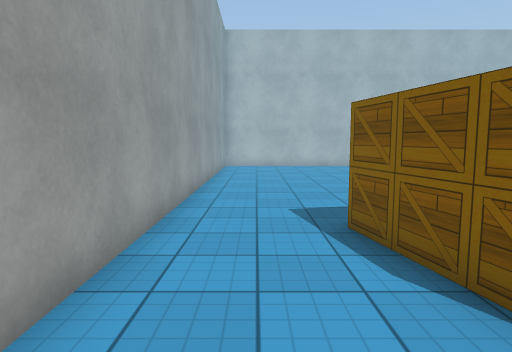
View 1 (above)

16 first-person views from a walk through a scene from a Unity 3-D project. The camera is 1.4 m above the floor, tilts 6° down and sees 75° across. The floor is counted in squares, 1 m on a side. Each view is taken from the middle of a square. On the plan, view 1 faces up. The plan holds only what a view shows up to about 15 squares ahead; the rest is blank. The place goes on beyond the plan. The player character is not drawn. Surface patterns are stand-ins for the level's own textures.

View 2
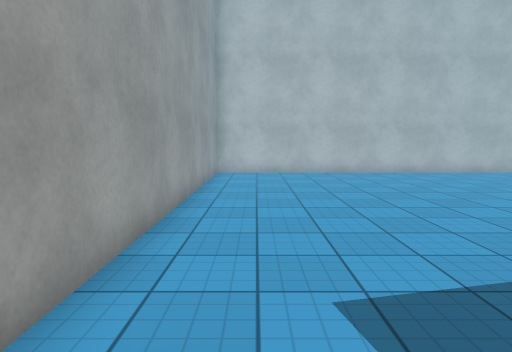

View 3
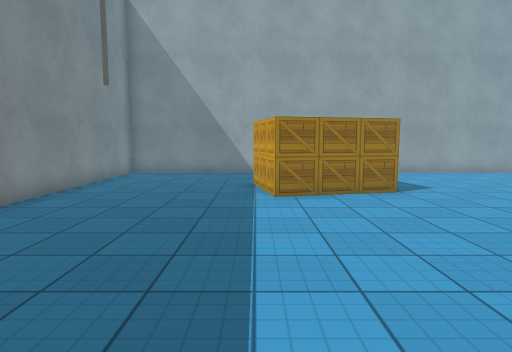

View 4
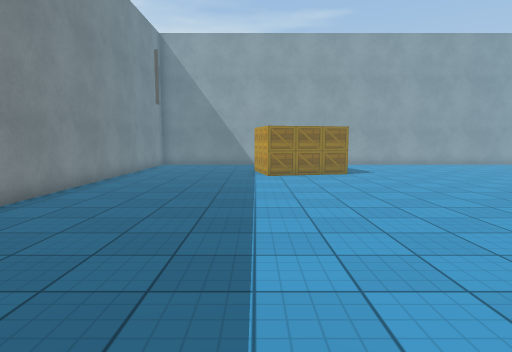

View 5
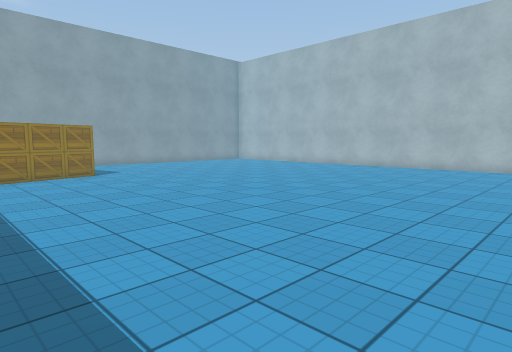

View 6
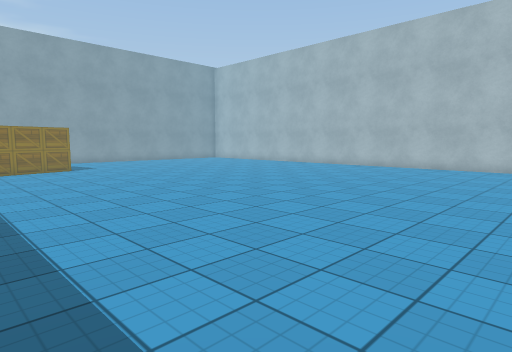

View 7
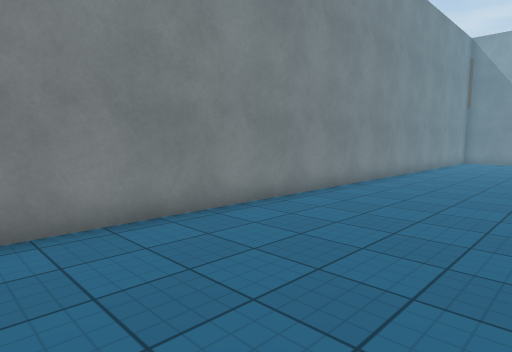

View 8
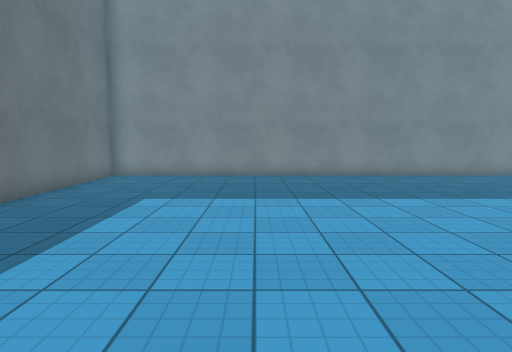

View 9
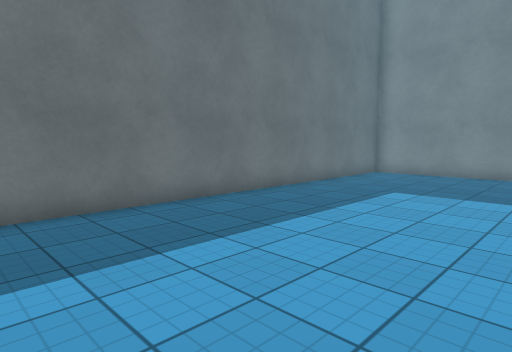

View 10
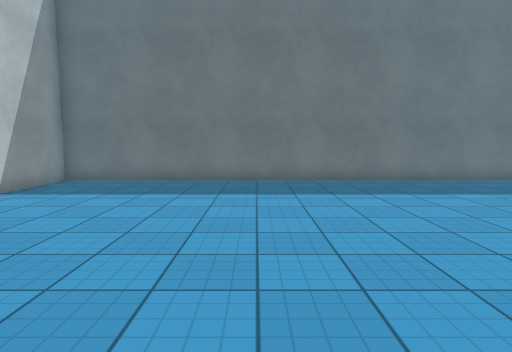

View 11
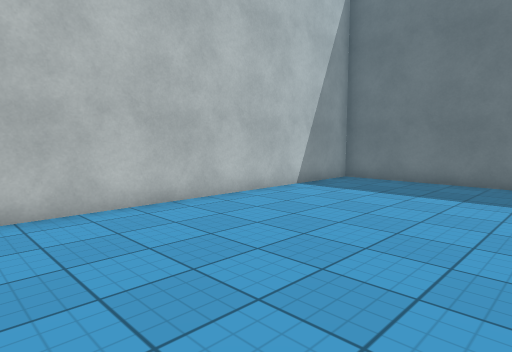

View 12
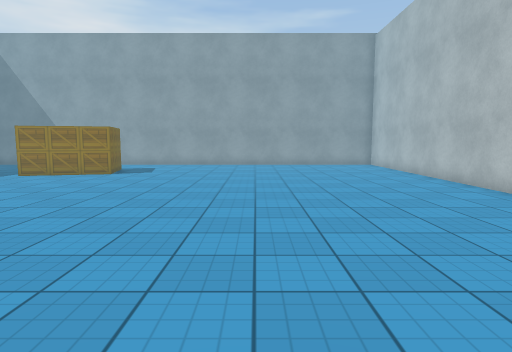

View 13
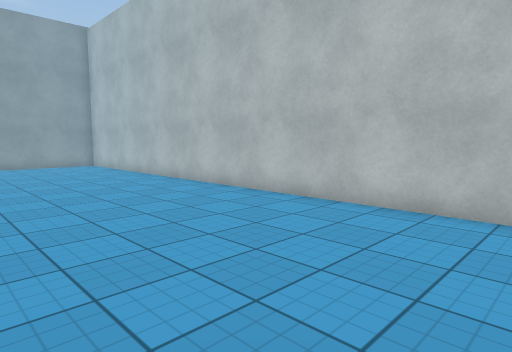

View 14
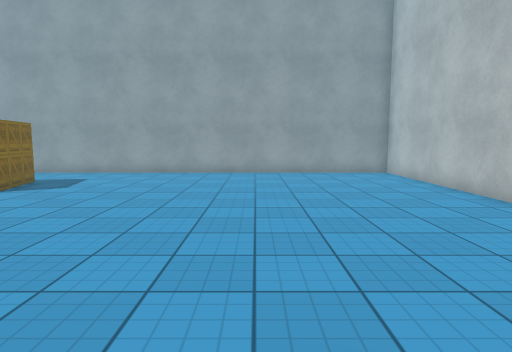

View 15
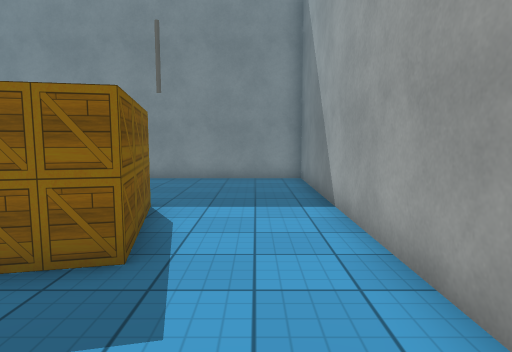

View 16
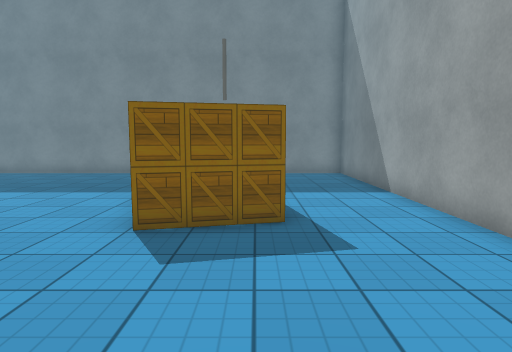

### Floor plan
Key: @ floor where view 1 was taken; # wall or solid block; . floor; O other object.
Columns run from 2 left of view 1 to 30 right of it. Each row starts with its distance up from view 1.
 19 #################################
 18 #...............................#
 17 #...............................#
 16 #...............................#
 15 #...............................#
 14 #...............................#
 13 #...............................#
 12 #...............................#
 11 #...............................#
 10 #...............................#
  9 #...............................#
  8 #...............................#
  7 #...............................#
  6 #....OO.........................#
  5 #...OOO.........................#
  4 #...O O.........................#
  3 #...O OO........................#
  2 #...OOO.........................#
  1 #...............................#
  0 #.@.............................#
 -1 #...............................#
 -2 #...............................#
 -3 #...............................#
 -4 #################################

Positions as (right, up) in squares from view 1, and headings:
1: (0, 0), facing up
2: (0, 4), facing up
3: (13, 2), facing left
4: (18, 2), facing left
5: (18, 1), facing up-left
6: (21, 1), facing up-left
7: (22, 2), facing down-left
8: (24, 10), facing down
9: (23, 11), facing down-right
10: (18, 12), facing right
11: (18, 12), facing up-right
12: (18, 12), facing left
13: (18, 12), facing up-left
14: (13, 13), facing left
15: (0, 9), facing down
16: (2, 11), facing down
